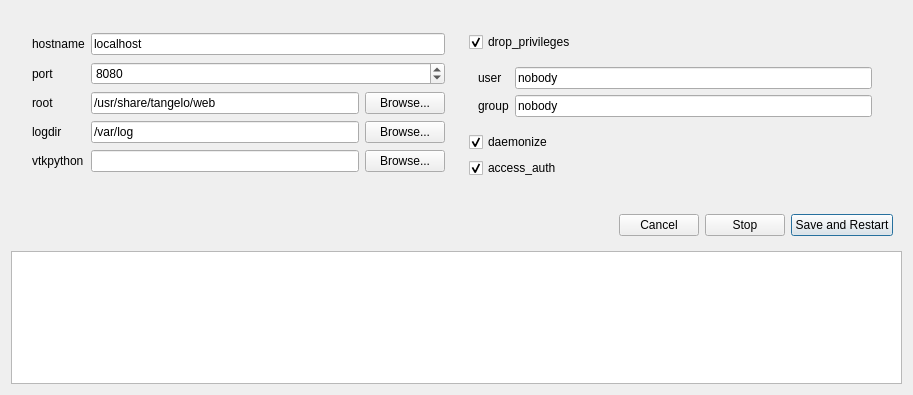
<?xml version="1.0" encoding="UTF-8"?>
<ui version="4.0">
 <class>mainWidget</class>
 <widget class="QWidget" name="mainWidget">
  <property name="geometry">
   <rect>
    <x>0</x>
    <y>0</y>
    <width>913</width>
    <height>395</height>
   </rect>
  </property>
  <property name="windowTitle">
   <string>Manage Process 7100</string>
  </property>
  <property name="windowIcon">
   <iconset>
    <normaloff>images/indicators/green.png</normaloff>images/indicators/green.png</iconset>
  </property>
  <layout class="QVBoxLayout" name="verticalLayout">
   <item>
    <widget class="QWidget" name="widget_5" native="true">
     <layout class="QHBoxLayout" name="horizontalLayout_2">
      <property name="margin">
       <number>12</number>
      </property>
      <item>
       <widget class="QWidget" name="widget_2" native="true">
        <layout class="QGridLayout" name="gridLayout_2">
         <item row="1" column="0">
          <widget class="QLabel" name="label_2">
           <property name="text">
            <string>port</string>
           </property>
          </widget>
         </item>
         <item row="0" column="0">
          <widget class="QLabel" name="label">
           <property name="text">
            <string>hostname</string>
           </property>
          </widget>
         </item>
         <item row="2" column="1">
          <widget class="QLineEdit" name="rootField">
           <property name="toolTip">
            <string>The path to the directory to be served by Tangelo as the web root.</string>
           </property>
           <property name="statusTip">
            <string>The path to the directory to be served by Tangelo as the web root.</string>
           </property>
           <property name="text">
            <string>/usr/share/tangelo/web</string>
           </property>
          </widget>
         </item>
         <item row="2" column="0">
          <widget class="QLabel" name="label_3">
           <property name="text">
            <string>root</string>
           </property>
          </widget>
         </item>
         <item row="4" column="0">
          <widget class="QLabel" name="label_5">
           <property name="text">
            <string>vtkpython</string>
           </property>
          </widget>
         </item>
         <item row="3" column="1">
          <widget class="QLineEdit" name="logdirField">
           <property name="toolTip">
            <string>The directory that contains the Tangelo log file (tangelo.log)</string>
           </property>
           <property name="statusTip">
            <string>The directory that contains the Tangelo log file (tangelo.log)</string>
           </property>
           <property name="text">
            <string>/var/log</string>
           </property>
          </widget>
         </item>
         <item row="4" column="1">
          <widget class="QLineEdit" name="vtkField">
           <property name="toolTip">
            <string>The path to the vtkpython program (for use in VTK Web capabilities).</string>
           </property>
           <property name="statusTip">
            <string>The path to the vtkpython program (for use in VTK Web capabilities).</string>
           </property>
           <property name="text">
            <string/>
           </property>
          </widget>
         </item>
         <item row="3" column="0">
          <widget class="QLabel" name="label_4">
           <property name="text">
            <string>logdir</string>
           </property>
          </widget>
         </item>
         <item row="2" column="2">
          <widget class="QPushButton" name="browseRoot">
           <property name="text">
            <string>Browse...</string>
           </property>
          </widget>
         </item>
         <item row="3" column="2">
          <widget class="QPushButton" name="browseLogdir">
           <property name="text">
            <string>Browse...</string>
           </property>
          </widget>
         </item>
         <item row="4" column="2">
          <widget class="QPushButton" name="browseVtk">
           <property name="text">
            <string>Browse...</string>
           </property>
          </widget>
         </item>
         <item row="0" column="1" colspan="2">
          <widget class="QLineEdit" name="hostnameField">
           <property name="toolTip">
            <string>The hostname interface on which to listen for connections.</string>
           </property>
           <property name="statusTip">
            <string>The hostname interface on which to listen for connections.</string>
           </property>
           <property name="text">
            <string>localhost</string>
           </property>
          </widget>
         </item>
         <item row="1" column="1" colspan="2">
          <widget class="QSpinBox" name="portField">
           <property name="toolTip">
            <string>The port number on which to listen for connections.</string>
           </property>
           <property name="statusTip">
            <string>The port number on which to listen for connections.</string>
           </property>
           <property name="maximum">
            <number>65535</number>
           </property>
           <property name="value">
            <number>8080</number>
           </property>
          </widget>
         </item>
        </layout>
       </widget>
      </item>
      <item>
       <widget class="QWidget" name="widget_3" native="true">
        <layout class="QGridLayout" name="gridLayout_3">
         <item row="0" column="0">
          <widget class="QCheckBox" name="drop_privilegesCheckBox">
           <property name="toolTip">
            <string>Drop privileges when started as the superuser</string>
           </property>
           <property name="statusTip">
            <string>Drop privileges when started as the superuser</string>
           </property>
           <property name="text">
            <string>drop_privileges</string>
           </property>
           <property name="checked">
            <bool>true</bool>
           </property>
          </widget>
         </item>
         <item row="1" column="0">
          <widget class="QWidget" name="drop_privilegesExtras" native="true">
           <layout class="QGridLayout" name="gridLayout">
            <item row="0" column="0">
             <widget class="QLabel" name="label_7">
              <property name="text">
               <string>user</string>
              </property>
             </widget>
            </item>
            <item row="0" column="1">
             <widget class="QLineEdit" name="userField">
              <property name="toolTip">
               <string>The user account to drop privileges to</string>
              </property>
              <property name="statusTip">
               <string>The user account to drop privileges to</string>
              </property>
              <property name="text">
               <string>nobody</string>
              </property>
             </widget>
            </item>
            <item row="1" column="1">
             <widget class="QLineEdit" name="groupField">
              <property name="toolTip">
               <string>The user group to drop privileges to</string>
              </property>
              <property name="statusTip">
               <string>The user group to drop privileges to</string>
              </property>
              <property name="text">
               <string>nobody</string>
              </property>
             </widget>
            </item>
            <item row="1" column="0">
             <widget class="QLabel" name="label_8">
              <property name="text">
               <string>group</string>
              </property>
             </widget>
            </item>
           </layout>
          </widget>
         </item>
         <item row="2" column="0">
          <widget class="QCheckBox" name="daemonizeCheckBox">
           <property name="acceptDrops">
            <bool>false</bool>
           </property>
           <property name="toolTip">
            <string>Run as a daemon</string>
           </property>
           <property name="statusTip">
            <string>Run as a daemon</string>
           </property>
           <property name="text">
            <string>daemonize</string>
           </property>
           <property name="checked">
            <bool>true</bool>
           </property>
          </widget>
         </item>
         <item row="3" column="0">
          <widget class="QCheckBox" name="access_authCheckBox">
           <property name="toolTip">
            <string>Protect directories containing a .htaccess file</string>
           </property>
           <property name="statusTip">
            <string>Protect directories containing a .htaccess file</string>
           </property>
           <property name="text">
            <string>access_auth</string>
           </property>
           <property name="checked">
            <bool>true</bool>
           </property>
          </widget>
         </item>
        </layout>
       </widget>
      </item>
     </layout>
    </widget>
   </item>
   <item>
    <widget class="QWidget" name="widget_4" native="true">
     <layout class="QHBoxLayout" name="horizontalLayout">
      <item>
       <spacer name="horizontalSpacer">
        <property name="orientation">
         <enum>Qt::Horizontal</enum>
        </property>
        <property name="sizeHint" stdset="0">
         <size>
          <width>40</width>
          <height>20</height>
         </size>
        </property>
       </spacer>
      </item>
      <item>
       <widget class="QPushButton" name="cancelButton">
        <property name="text">
         <string>Cancel</string>
        </property>
       </widget>
      </item>
      <item>
       <widget class="QPushButton" name="stopButton">
        <property name="text">
         <string>Stop</string>
        </property>
       </widget>
      </item>
      <item>
       <widget class="QPushButton" name="restartButton">
        <property name="text">
         <string>Save and Restart</string>
        </property>
        <property name="autoDefault">
         <bool>true</bool>
        </property>
        <property name="default">
         <bool>true</bool>
        </property>
       </widget>
      </item>
     </layout>
    </widget>
   </item>
   <item>
    <widget class="QPlainTextEdit" name="logBrowser">
     <property name="font">
      <font>
       <family>Courier</family>
       <pointsize>12</pointsize>
      </font>
     </property>
     <property name="readOnly">
      <bool>true</bool>
     </property>
    </widget>
   </item>
  </layout>
 </widget>
 <resources/>
 <connections/>
</ui>
